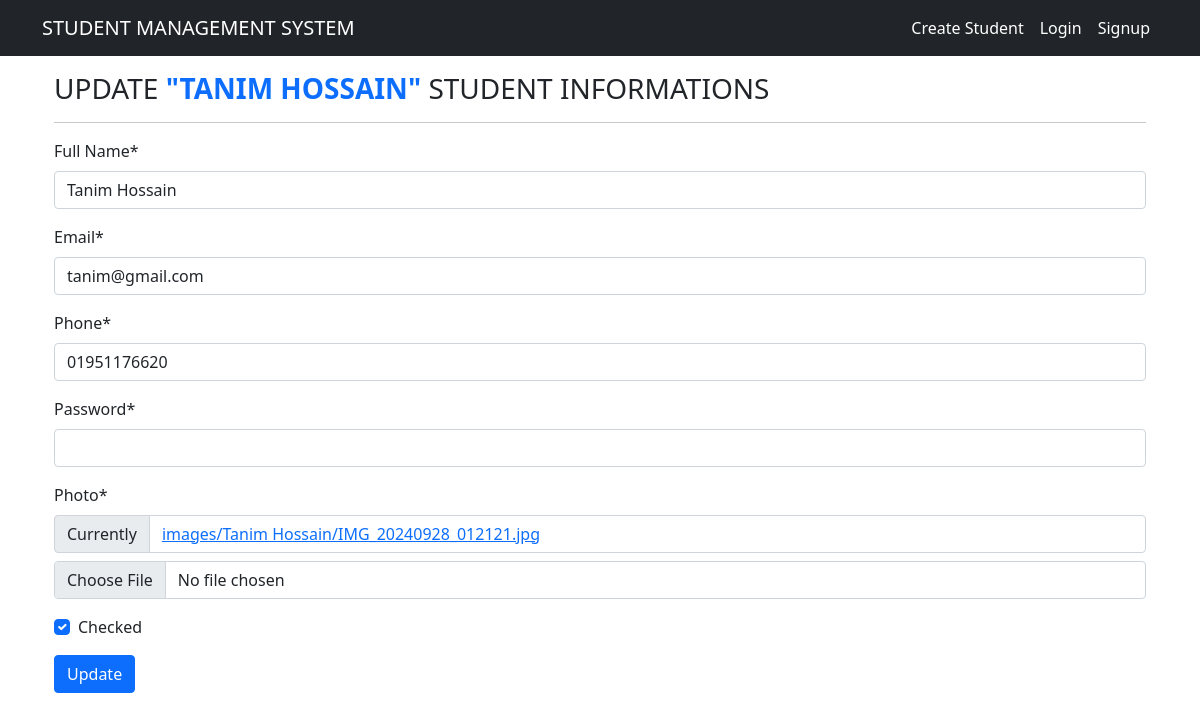
Screenshot of /student/update/20/ with the database file from the repository.
### Student/models.py (models this page shows, shortened)
class Students(models.Model):
    name = models.CharField(max_length=50)
    email = models.EmailField(max_length=50)
    phone = models.CharField(max_length=15)
    password = models.CharField(max_length=50)
    photo = models.ImageField(upload_to=student_directory_path)
    checked = models.BooleanField(default=False)
    user = models.ForeignKey(User, on_delete=models.CASCADE)

### Student/views.py (the view, shortened to what this page needs)
class UpdateStudent(UpdateView):
    model = Students
    template_name = 'create_student.html'
    form_class = StudentForm
    success_url = reverse_lazy('home')
    pk_url_kwarg = 'student_id'
    context_object_name = 'student'
    def get_context_data(self, **kwargs):
        context = super().get_context_data(**kwargs)
        context["update"] = True
        return context

### Student/forms.py
class StudentForm(forms.ModelForm):
    password = forms.CharField(
        widget=forms.PasswordInput,
        label='Password',
    )
    class Meta:
        model = Students
        exclude = ['user']
        labels = {
            'name': 'Full Name',
            'email': 'Email',
            'phone': 'Phone',
            'password': 'Password',
            'photo': 'Photo',
            'checked': 'Checked'
        }
        widgets = {
            'name': forms.TextInput(attrs={'placeholder': 'Enter your full name'}),
            'email': forms.EmailInput(attrs={'placeholder': 'Enter your email address'}),
            'phone': forms.TextInput(attrs={'placeholder': 'Enter your phone number'}),
            'photo': forms.ClearableFileInput(attrs={'placeholder': 'Upload your photo'}),
            'checked': forms.CheckboxInput(),
        }

### templates/create_student.html (shortened to what this page needs)
{% extends 'layout.html' %}
{% load crispy_forms_tags %}
{% block content %}
<div class="container mt-3">
    {% if update %}
    <h3>UPDATE <strong class="text-primary">"{{ student.name|upper}}"</strong> STUDENT INFORMATIONS</h3>
    {% else %}
    <h3>CREATE STUDENT INFORMATIONS</h3>
    {% endif %}
    <hr>
    <form method="POST" enctype="multipart/form-data">
        {{ form|crispy}}
        <button type="submit" class="btn btn-primary">
            {% if update %}
            Update
            {% else %}
            Create
            {% endif %}
        </button>
    </form>
</div>
{% endblock content %}

### rows the page displays
Students: name "TANIM HOSSAIN", name "Tanim Hossain", email "tanim@gmail.com", phone "01951176620", checked "☑"
